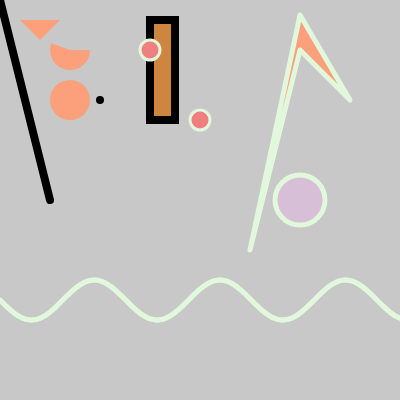
Frame 1 (no input)
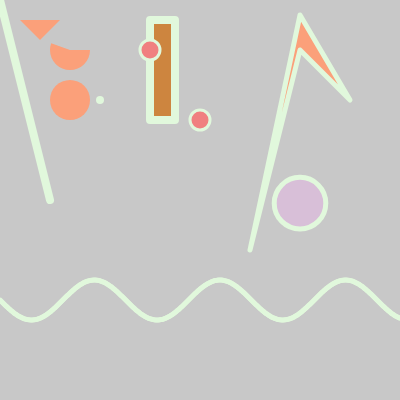
Frame 60 (no input)
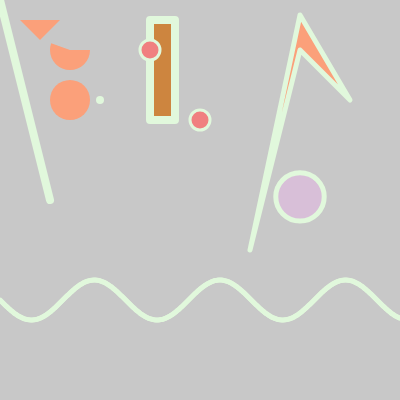
Frame 120 (the mouse pressed at the canvas centre since frame 60)

The p5.js sketch that drew these frames (run headless with seeded random() and noise() and a simulated clock; from frame 60 on, the mouse is pressed at the canvas centre):

// p5.js sketch
// ── sketch.js
function setup() {
  // put setup code here
  createCanvas(400,400);
  j = 0;
}

function draw() {
  // put drawing code here
  background(200);

  strokeWeight(8)
  point(100,100) 
  line(0,0,50,200)

 fill(205, 133, 63)
  rect(150,20,25,100);

  strokeWeight(3)
  stroke(225, 248, 220)
  fill(240, 128, 128)
  ellipse(150,50,20,20);
  ellipse(200,120,20,20);

  strokeWeight(0)
  //noStroke()

  fill(251, 160, 122)
  strokeJoin(ROUND)
  triangle(20,20,40,40,60,20)
  square(50,80,40,20);
  arc(70,50,40,40, radians(0), radians(200));


  strokeWeight(5)
  beginShape();
  vertex(300,50)
  vertex(350,100)
  vertex(300,15)
  vertex(250,250)
  endShape(CLOSE);


  for (var i=0; i<=400; i++){
    x = i 
    y = 300 + 20*Math.sin(x/20)
    point(x,y)
  }
 
  var y = 200 + 20*Math.sin(PI*j/20)
  var r = 50 + 10*Math.sin(PI*j/20)
  j += 1
  fill(216, 191, 216)
  ellipse(300,y,r,r)
}
